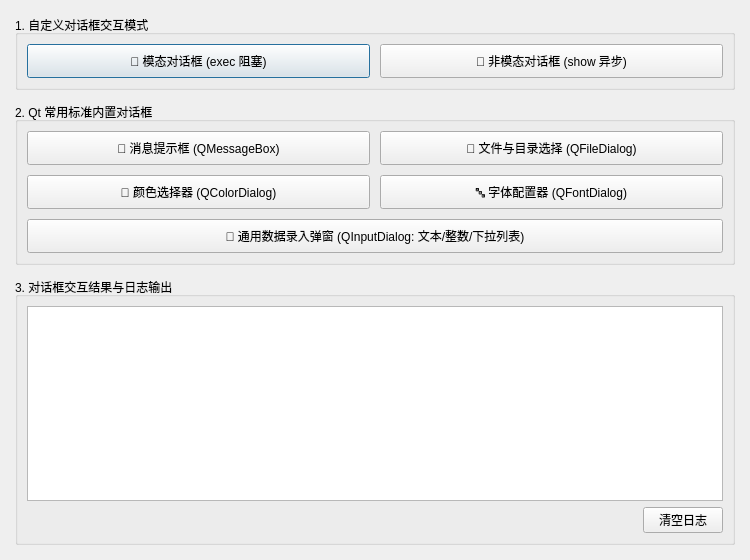
<?xml version="1.0" encoding="UTF-8"?>
<ui version="4.0">
 <class>MainDialog</class>
 <widget class="QDialog" name="MainDialog">
  <property name="geometry">
   <rect>
    <x>0</x>
    <y>0</y>
    <width>750</width>
    <height>560</height>
   </rect>
  </property>
  <property name="windowTitle">
   <string>Qt 对话框全特性演示 (demo_dialog)</string>
  </property>
  <layout class="QVBoxLayout" name="verticalLayoutMain">
   <property name="spacing">
    <number>12</number>
   </property>
   <property name="leftMargin">
    <number>15</number>
   </property>
   <property name="topMargin">
    <number>15</number>
   </property>
   <property name="rightMargin">
    <number>15</number>
   </property>
   <property name="bottomMargin">
    <number>15</number>
   </property>
   <item>
    <widget class="QGroupBox" name="groupCustom">
     <property name="title">
      <string>1. 自定义对话框交互模式</string>
     </property>
     <layout class="QHBoxLayout" name="horizontalLayoutCustom">
      <property name="spacing">
       <number>10</number>
      </property>
      <item>
       <widget class="QPushButton" name="btnModal">
        <property name="minimumSize">
         <size>
          <width>0</width>
          <height>34</height>
         </size>
        </property>
        <property name="text">
         <string>🔲 模态对话框 (exec 阻塞)</string>
        </property>
       </widget>
      </item>
      <item>
       <widget class="QPushButton" name="btnModeless">
        <property name="minimumSize">
         <size>
          <width>0</width>
          <height>34</height>
         </size>
        </property>
        <property name="text">
         <string>🔳 非模态对话框 (show 异步)</string>
        </property>
       </widget>
      </item>
     </layout>
    </widget>
   </item>
   <item>
    <widget class="QGroupBox" name="groupStandard">
     <property name="title">
      <string>2. Qt 常用标准内置对话框</string>
     </property>
     <layout class="QGridLayout" name="gridLayoutStandard">
      <property name="spacing">
       <number>10</number>
      </property>
      <item row="0" column="0">
       <widget class="QPushButton" name="btnMessageBox">
        <property name="minimumSize">
         <size>
          <width>0</width>
          <height>34</height>
         </size>
        </property>
        <property name="text">
         <string>💬 消息提示框 (QMessageBox)</string>
        </property>
       </widget>
      </item>
      <item row="0" column="1">
       <widget class="QPushButton" name="btnFileDialog">
        <property name="minimumSize">
         <size>
          <width>0</width>
          <height>34</height>
         </size>
        </property>
        <property name="text">
         <string>📁 文件与目录选择 (QFileDialog)</string>
        </property>
       </widget>
      </item>
      <item row="1" column="0">
       <widget class="QPushButton" name="btnColorDialog">
        <property name="minimumSize">
         <size>
          <width>0</width>
          <height>34</height>
         </size>
        </property>
        <property name="text">
         <string>🎨 颜色选择器 (QColorDialog)</string>
        </property>
       </widget>
      </item>
      <item row="1" column="1">
       <widget class="QPushButton" name="btnFontDialog">
        <property name="minimumSize">
         <size>
          <width>0</width>
          <height>34</height>
         </size>
        </property>
        <property name="text">
         <string>🔤 字体配置器 (QFontDialog)</string>
        </property>
       </widget>
      </item>
      <item row="2" column="0" colspan="2">
       <widget class="QPushButton" name="btnInputDialog">
        <property name="minimumSize">
         <size>
          <width>0</width>
          <height>34</height>
         </size>
        </property>
        <property name="text">
         <string>📝 通用数据录入弹窗 (QInputDialog: 文本/整数/下拉列表)</string>
        </property>
       </widget>
      </item>
     </layout>
    </widget>
   </item>
   <item>
    <widget class="QGroupBox" name="groupLog">
     <property name="title">
      <string>3. 对话框交互结果与日志输出</string>
     </property>
     <layout class="QVBoxLayout" name="verticalLayoutLog">
      <property name="spacing">
       <number>6</number>
      </property>
      <item>
       <widget class="QPlainTextEdit" name="logTextEdit">
        <property name="font">
         <font>
          <family>Consolas</family>
          <pointsize>10</pointsize>
         </font>
        </property>
        <property name="readOnly">
         <bool>true</bool>
        </property>
       </widget>
      </item>
      <item>
       <layout class="QHBoxLayout" name="horizontalLayoutLogAction">
        <item>
         <spacer name="horizontalSpacerLog">
          <property name="orientation">
           <enum>Qt::Horizontal</enum>
          </property>
          <property name="sizeHint" stdset="0">
           <size>
            <width>40</width>
            <height>20</height>
           </size>
          </property>
         </spacer>
        </item>
        <item>
         <widget class="QPushButton" name="btnClearLog">
          <property name="text">
           <string>清空日志</string>
          </property>
         </widget>
        </item>
       </layout>
      </item>
     </layout>
    </widget>
   </item>
  </layout>
 </widget>
 <resources/>
 <connections/>
</ui>
